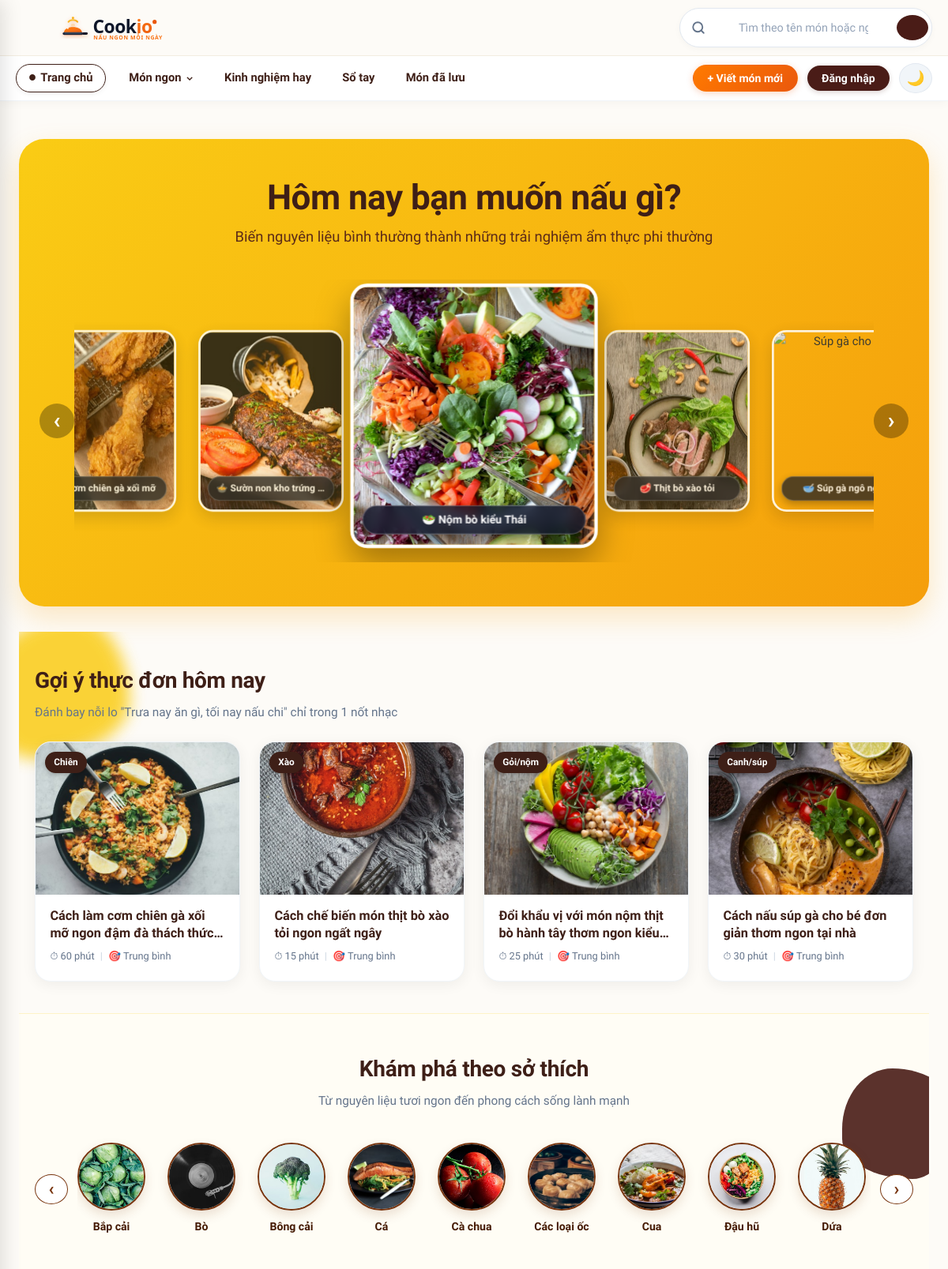
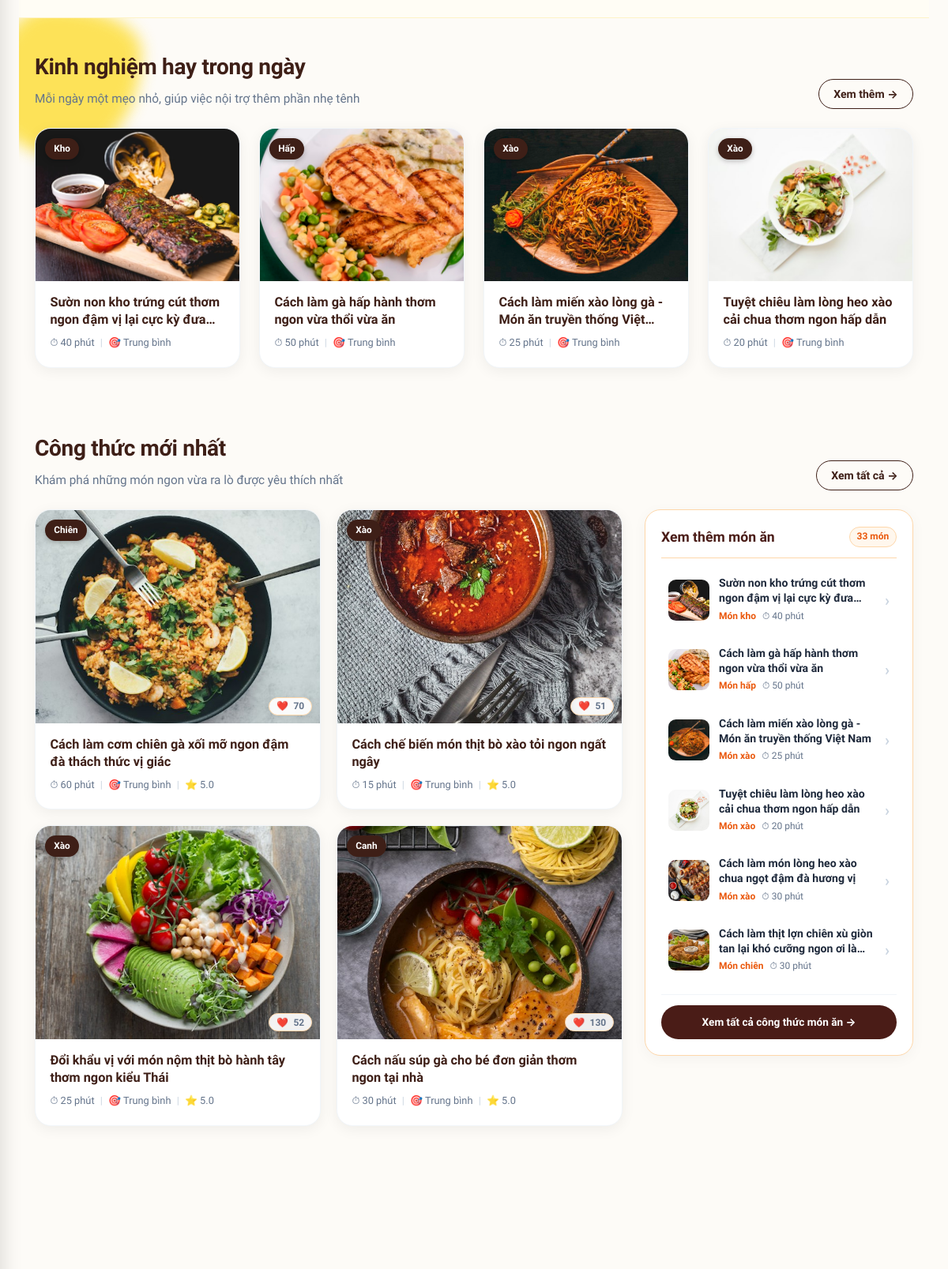
The page / (upper part) on the database its author committed (2 pictures, top to bottom).
### tables this page shows
CREATE TABLE recipes (
    id INT UNSIGNED AUTO_INCREMENT PRIMARY KEY,
    title VARCHAR(200) NOT NULL,
    description TEXT NULL,
    category VARCHAR(50) NOT NULL DEFAULT 'Món chính',
    cooking_time VARCHAR(50) NOT NULL DEFAULT '30 phút',
    servings VARCHAR(50) NOT NULL DEFAULT '2 - 4 người',
    ingredients TEXT NOT NULL,
    instructions TEXT NOT NULL,
    tips TEXT NULL,
    calories INT UNSIGNED NULL DEFAULT NULL,
    protein INT UNSIGNED NULL DEFAULT NULL,
    carbs INT UNSIGNED NULL DEFAULT NULL,
    fat INT UNSIGNED NULL DEFAULT NULL,
    dietary_tags VARCHAR(255) NULL DEFAULT NULL,
    image_url VARCHAR(255) NULL,
    author_id INT UNSIGNED NOT NULL,
    status ENUM('pending', 'approved', 'rejected') NOT NULL DEFAULT 'pending',
    views_count INT UNSIGNED NOT NULL DEFAULT 0,
    likes_count INT UNSIGNED NOT NULL DEFAULT 0,
    created_at TIMESTAMP NOT NULL DEFAULT CURRENT_TIMESTAMP,
    updated_at TIMESTAMP NOT NULL DEFAULT CURRENT_TIMESTAMP ON UPDATE CURRENT_TIMESTAMP,
    CONSTRAINT fk_recipes_author FOREIGN KEY (author_id) REFERENCES users(id) ON DELETE CASCADE,
    INDEX idx_recipes_status (status),
    INDEX idx_recipes_author (author_id),
    INDEX idx_recipes_category (category)
);

### index.php (the view, shortened to what the rows shown need)
<?php
require_once __DIR__ . '/config/config.php';
require_once __DIR__ . '/includes/db.php';
$searchQuery = trim((string) ($_GET['q'] ?? ''));
$selectedCategory = trim((string) ($_GET['cat'] ?? ''));
$sortBy = trim((string) ($_GET['sort'] ?? 'newest'));
$filterTime = trim((string) ($_GET['time'] ?? ''));
$filterCal = trim((string) ($_GET['cal'] ?? ''));
$filterDiet = trim((string) ($_GET['diet'] ?? ''));
$where = ["r.status = 'approved'"];
$params = [];
$orderBy = match ($sortBy) {
    'popular'   => 'r.views_count DESC, r.created_at DESC',
    'top_rated' => 'avg_rating DESC, review_count DESC, r.created_at DESC',
    default     => 'r.created_at DESC',
};
$sql = "SELECT r.*, u.username AS author_name,
        COALESCE((SELECT ROUND(AVG(c.rating), 1) FROM comments c WHERE c.recipe_id = r.id), 5.0) AS avg_rating,
        (SELECT COUNT(*) FROM comments c WHERE c.recipe_id = r.id) AS review_count
        FROM recipes r
        JOIN users u ON u.id = r.author_id
        WHERE " . implode(' AND ', $where) . "
        ORDER BY " . $orderBy;
$stmt = db()->prepare($sql);
$stmt->execute($params);
$recipes = $stmt->fetchAll();
$stmtMenuSuggest = db()->query("
    SELECT r.*, u.username AS author_name
    FROM recipes r
    JOIN users u ON u.id = r.author_id
    WHERE r.status = 'approved' AND (
        r.title LIKE '%cơm chiên gà%' OR
        r.title LIKE '%thịt bò xào tỏi%' OR
        r.title LIKE '%nộm thịt bò%' OR
        r.title LIKE '%súp gà cho bé%'
    )
    ORDER BY FIELD(r.title,
        'Cách làm cơm chiên gà xối mỡ ngon đậm đà thách thức vị giác',
        'Cách chế biến món thịt bò xào tỏi ngon ngất ngây',
        'Đổi khẩu vị với món nộm thịt bò hành tây thơm ngon kiểu Thái',
        'Cách nấu súp gà cho bé đơn giản thơm ngon tại nhà'
    )
    LIMIT 4
");
$menuSuggestDishes = $stmtMenuSuggest ? $stmtMenuSuggest->fetchAll() : [];
$stmtTipsDishes = db()->query("
    SELECT r.*, u.username AS author_name
    FROM recipes r
    JOIN users u ON u.id = r.author_id
    WHERE r.status = 'approved' AND (
        r.title LIKE '%sườn non kho trứng cút%' OR
        r.title LIKE '%gà hấp hành%' OR
        r.title LIKE '%miến xào lòng gà%' OR
        r.title LIKE '%lòng heo xào cải chua%'
    )
    ORDER BY FIELD(r.title,
        'Sườn non kho trứng cút thơm ngon đậm vị lại cực kỳ đưa cơm',
        'Cách làm gà hấp hành thơm ngon vừa thổi vừa ăn',
        'Cách làm miến xào lòng gà - Món ăn truyền thống Việt Nam',
        'Tuyệt chiêu làm lòng heo xào cải chua thơm ngon hấp dẫn'
    )
    LIMIT 4
");
$tipsDishes = $stmtTipsDishes ? $stmtTipsDishes->fetchAll() : [];
require __DIR__ . '/includes/header.php';
?>
<?php
$isDefaultHome = ($searchQuery === '' && $selectedCategory === '' && $filterTime === '' && $filterCal === '' && $filterDiet === '');
?>
<?php if ($isDefaultHome): ?>
    <section class="yummy-hero-section">
        <div class="yummy-hero-container">
            <h1 class="yummy-hero-title">Hôm nay bạn muốn nấu gì?</h1>
        </div>
    </section>
    <section class="yummy-curated-section section-menu-suggest">
        <div class="section-container">
            <div class="yummy-section-header">
                <h2 class="yummy-sec-title">Gợi ý thực đơn hôm nay</h2>
            </div>
            <div class="yummy-cards-grid">
                <?php foreach ($menuSuggestDishes as $dish): ?>
                    <?php
                    $img = !empty($dish['image_url']) ? BASE_URL . '/' . e($dish['image_url']) : BASE_URL . '/assets/images/default-recipe.jpg';
                    $badgeTag = match($dish['category']) {
                        'Món chiên' => 'Chiên',
                        'Món xào' => (str_contains($dish['title'], 'nộm') ? 'Gỏi/nộm' : 'Xào'),
                        'Món canh' => 'Canh/súp',
                        default => 'Món ngon'
                    };
                    ?>
                    <article class="yummy-card">
                        <div class="yummy-card-thumb-wrap">
                            <a href="<?= BASE_URL ?>/views/recipe-detail.php?id=<?= (int) $dish['id'] ?>">
                                <img src="<?= $img ?>" alt="<?= e($dish['title']) ?>" class="yummy-card-img" loading="lazy">
                            </a>
                            <span class="yummy-badge-pill"><?= $badgeTag ?></span>
                        </div>
                        <div class="yummy-card-body">
                            <h3 class="yummy-card-title">
                                <a href="<?= BASE_URL ?>/views/recipe-detail.php?id=<?= (int) $dish['id'] ?>">
                                    <?= e($dish['title']) ?>
                                </a>
                            </h3>
                            <div class="yummy-card-meta">
                                <span>⏱ <?= e($dish['cooking_time']) ?></span>
                                <span class="meta-sep">|</span>
                                <span>🎯 Trung bình</span>
                            </div>
                        </div>
                    </article>
                <?php endforeach; ?>
            </div>
        </div>
    </section>
    <section class="yummy-ingredients-section">
        <div class="section-container">
            <div class="yummy-section-header text-center">
                <h2 class="yummy-sec-title">Khám phá theo sở thích</h2>
            </div>
        </div>
    </section>
    <section class="yummy-curated-section section-tips-daily">
        <div class="section-container">
            <div class="yummy-section-header flex-between">
                <div>
                    <h2 class="yummy-sec-title">Kinh nghiệm hay trong ngày</h2>
                </div>
            </div>
            <div class="yummy-cards-grid">
                <?php foreach ($tipsDishes as $dish): ?>
                    <?php
                    $img = !empty($dish['image_url']) ? BASE_URL . '/' . e($dish['image_url']) : BASE_URL . '/assets/images/default-recipe.jpg';
                    $badgeTag = match($dish['category']) {
                        'Món kho' => 'Kho',
                        'Món hấp' => 'Hấp',
                        'Món xào' => 'Xào',
                        default => 'Mẹo hay'
                    };
                    ?>
                    <article class="yummy-card">
                        <div class="yummy-card-thumb-wrap">
                            <a href="<?= BASE_URL ?>/views/recipe-detail.php?id=<?= (int) $dish['id'] ?>">
                                <img src="<?= $img ?>" alt="<?= e($dish['title']) ?>" class="yummy-card-img" loading="lazy">
                            </a>
                            <span class="yummy-badge-pill"><?= $badgeTag ?></span>
                        </div>
                        <div class="yummy-card-body">
                            <h3 class="yummy-card-title">
                                <a href="<?= BASE_URL ?>/views/recipe-detail.php?id=<?= (int) $dish['id'] ?>">
                                    <?= e($dish['title']) ?>
                                </a>
                            </h3>
                            <div class="yummy-card-meta">
                                <span>⏱ <?= e($dish['cooking_time']) ?></span>
                                <span class="meta-sep">|</span>
                                <span>🎯 Trung bình</span>
                            </div>
                        </div>
                    </article>
                <?php endforeach; ?>
            </div>
        </div>
    </section>
    <section class="latest-recipes-compact-section section-container" style="margin-top: 2.5rem; margin-bottom: 3.5rem;">
        <div class="yummy-section-header flex-between" style="margin-bottom: 1.5rem;">
            <div>
                <h2 class="yummy-sec-title">Công thức mới nhất</h2>
            </div>
        </div>
        <?php
        $featuredCount = 4;
        $featuredLatest = array_slice($recipes, 0, $featuredCount);
        $sidebarMoreDishes = array_slice($recipes, $featuredCount, 6);
        ?>
        <div class="latest-compact-layout">
            <div class="latest-featured-grid">
                <?php foreach ($featuredLatest as $dish): ?>
                    <?php
                    $img = !empty($dish['image_url']) ? BASE_URL . '/' . e($dish['image_url']) : BASE_URL . '/assets/images/default-recipe.jpg';
                    $badgeTag = match($dish['category'] ?? '') {
                        'Món chiên' => 'Chiên',
                        'Món kho' => 'Kho',
                        'Món hấp' => 'Hấp',
                        'Món canh' => 'Canh',
                        default => 'Xào'
                    };
                    ?>
                    <article class="yummy-card">
                        <div class="yummy-card-thumb-wrap">
                            <a href="<?= BASE_URL ?>/views/recipe-detail.php?id=<?= (int) $dish['id'] ?>">
                                <img src="<?= $img ?>" alt="<?= e($dish['title']) ?>" class="yummy-card-img" loading="lazy">
                            </a>
                            <span class="yummy-badge-pill"><?= $badgeTag ?></span>
                            <button type="button" class="yummy-quick-like-btn js-like-btn" data-recipe-id="<?= (int) $dish['id'] ?>" title="Thả tim">
                                ❤️ <span class="like-count"><?= (int)($dish['likes_count'] ?? 0) ?></span>
                            </button>
                        </div>
                        <div class="yummy-card-body">
                            <h3 class="yummy-card-title">
                                <a href="<?= BASE_URL ?>/views/recipe-detail.php?id=<?= (int) $dish['id'] ?>">
                                    <?= e($dish['title']) ?>
                                </a>
                            </h3>
                            <div class="yummy-card-meta">
                                <span>⏱ <?= e($dish['cooking_time']) ?></span>
                                <span class="meta-sep">|</span>
                                <span>🎯 Trung bình</span>
                                <span class="meta-sep">|</span>
                                <span>⭐ <?= $dish['avg_rating'] ?></span>
                            </div>
                        </div>
                    </article>
                <?php endforeach; ?>
            </div>
            <aside class="latest-sidebar-more">
                <div class="sidebar-more-box">
                    <div class="sidebar-dishes-list">
                        <?php foreach ($sidebarMoreDishes as $sDish): ?>
                            <?php
                            $sImg = !empty($sDish['image_url']) ? BASE_URL . '/' . e($sDish['image_url']) : BASE_URL . '/assets/images/default-recipe.jpg';
                            ?>
                            <a href="<?= BASE_URL ?>/views/recipe-detail.php?id=<?= (int) $sDish['id'] ?>" class="sidebar-dish-item">
                                <img src="<?= $sImg ?>" alt="<?= e($sDish['title']) ?>" class="sidebar-dish-thumb" loading="lazy">
                                <div class="sidebar-dish-info">
                                    <h4 class="sidebar-dish-name"><?= e($sDish['title']) ?></h4>
                                    <div class="sidebar-dish-meta">
                                        <span class="sidebar-dish-cat"><?= e($sDish['category']) ?></span>
                                        <span>⏱ <?= e($sDish['cooking_time']) ?></span>
                                    </div>
                                </div>
                                <span class="sidebar-dish-arrow">&rsaquo;</span>
                            </a>
                        <?php endforeach; ?>
                    </div>
                </div>
            </aside>
        </div>
    </section>
<?php endif; ?>
<?php require __DIR__ . '/includes/footer.php'; ?>

### rows shown on the page
recipes: image_url (picture), category "Chiên", title "Cách làm cơm chiên gà xối mỡ ngon đậm đà thách…", cooking_time "60 phút", likes_count "70", title "Cách làm cơm chiên gà xối mỡ ngon đậm đà thách thức vị giác", avg_rating "5.0"
recipes: image_url (picture), badgeTag "Xào", title "Cách chế biến món thịt bò xào tỏi ngon ngất ngây", cooking_time "15 phút", category "Xào", likes_count "51", avg_rating "5.0"
recipes: image_url (picture), badgeTag "Gỏi/nộm", title "Đổi khẩu vị với món nộm thịt bò hành tây thơm ngon…", cooking_time "25 phút", category "Xào", likes_count "52", title "Đổi khẩu vị với món nộm thịt bò hành tây thơm ngon kiểu Thái", avg_rating "5.0"
recipes: image_url (picture), category "Canh/súp", title "Cách nấu súp gà cho bé đơn giản thơm ngon tại nhà", cooking_time "30 phút", category "Canh", likes_count "130", avg_rating "5.0"
recipes: image_url (picture), category "Kho", title "Sườn non kho trứng cút thơm ngon đậm vị lại cực kỳ…", cooking_time "40 phút", category "Món kho"
recipes: image_url (picture), category "Hấp", title "Cách làm gà hấp hành thơm ngon vừa thổi vừa ăn", cooking_time "50 phút", category "Món hấp"
recipes: image_url (picture), category "Xào", title "Cách làm miến xào lòng gà - Món ăn truyền thống…", cooking_time "25 phút", title "Cách làm miến xào lòng gà - Món ăn truyền thống Việt Nam", category "Món xào"
recipes: image_url (picture), category "Xào", title "Tuyệt chiêu làm lòng heo xào cải chua thơm ngon hấp dẫn", cooking_time "20 phút", category "Món xào"
recipes: image_url (picture), title "Cách làm món lòng heo xào chua ngọt đậm đà hương vị", category "Món xào", cooking_time "30 phút"
recipes: image_url (picture), title "Cách làm thịt lợn chiên xù giòn tan lại khó cưỡng ngon ơi…", category "Món chiên", cooking_time "30 phút"

### other values the page prints
$ing['name'] "Bắp cải"
$ing['name'] "Bò"
$ing['name'] "Bông cải"
$ing['name'] "Cá"
$ing['name'] "Cà chua"
$ing['name'] "Các loại ốc"
$ing['name'] "Cua"
$ing['name'] "Đậu hũ"
$ing['name'] "Dứa"
count($recipes) "33"
